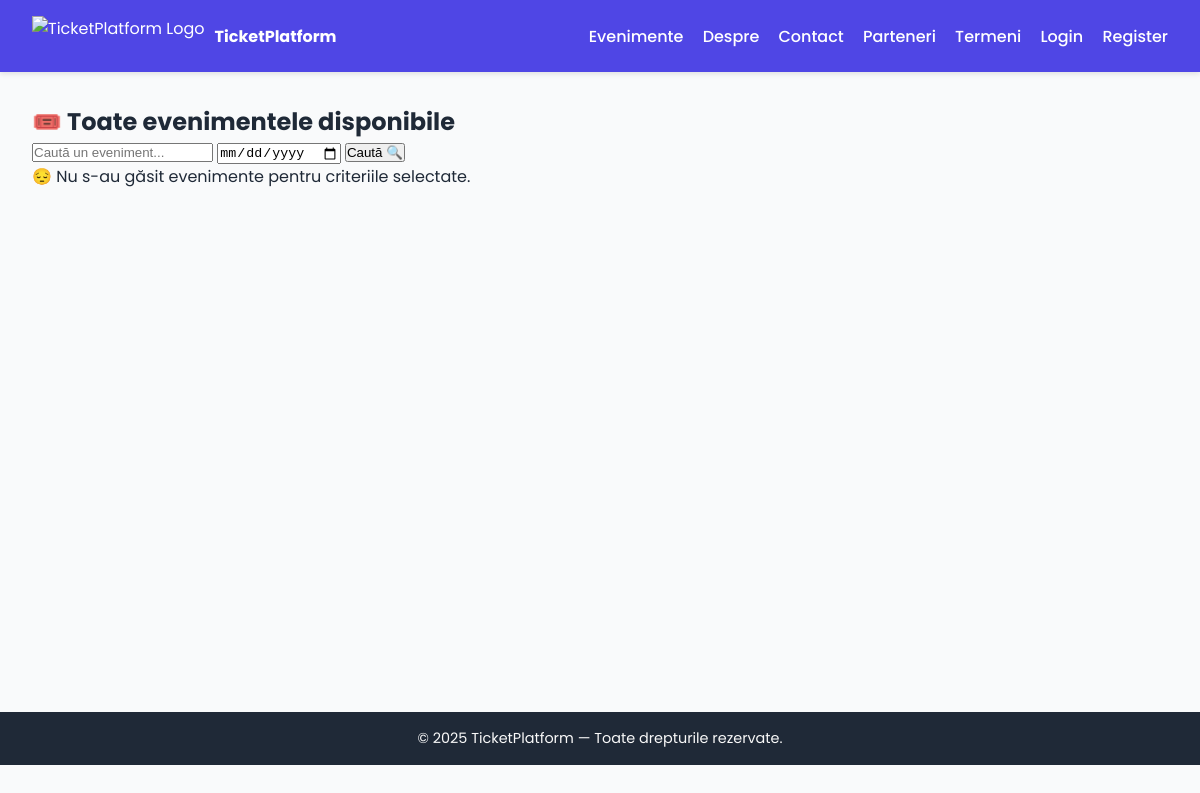
/events/list/, run on an earlier commit of the app's database.
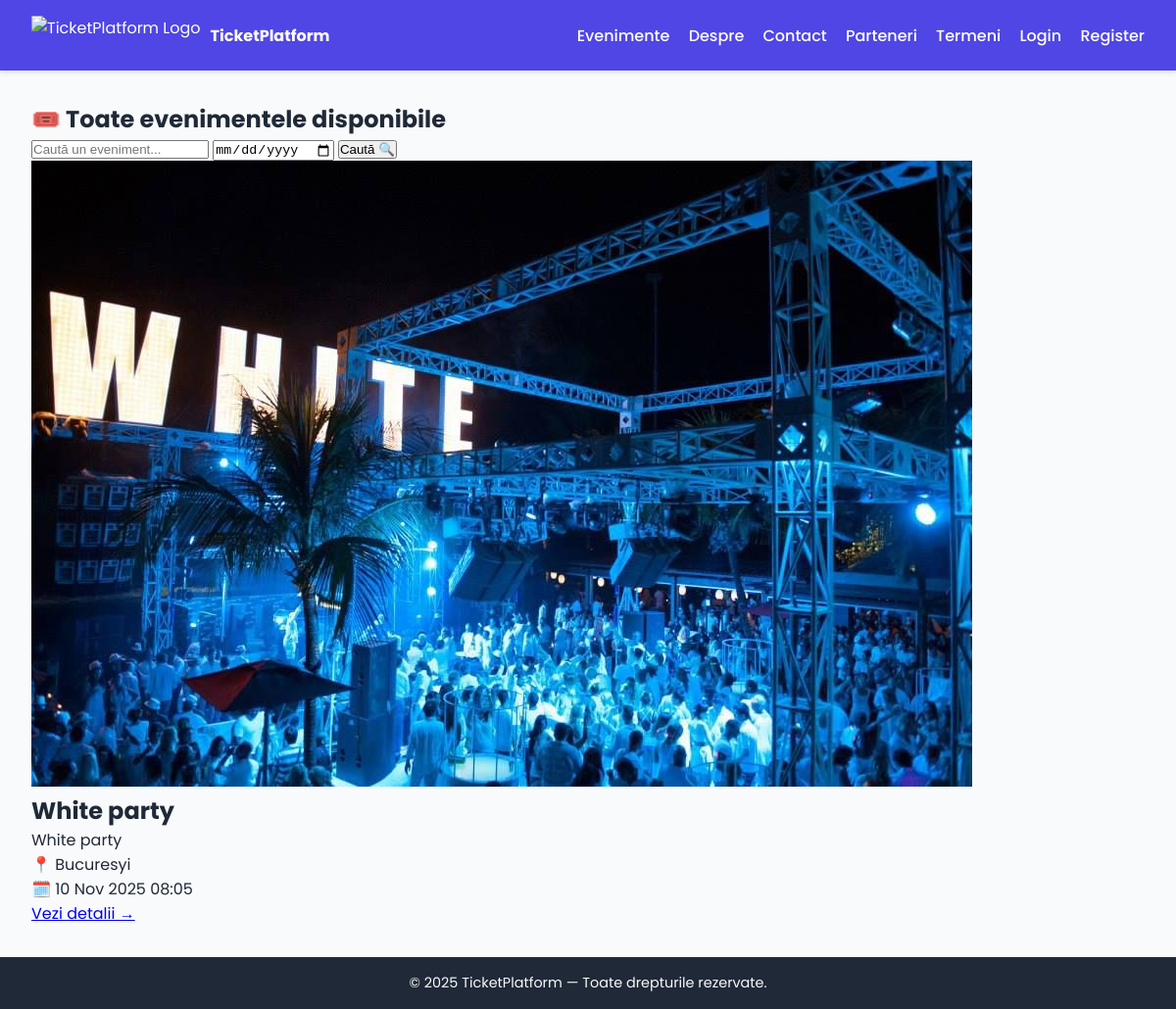
And on a later commit of the database.
### events/models.py (models this page shows, shortened)
class Event(models.Model):
    organizer = models.ForeignKey(
        settings.AUTH_USER_MODEL,
        on_delete=models.CASCADE,
        related_name='organized_events'
    )
    title = models.CharField(max_length=200)
    description = models.TextField()
    location = models.CharField(max_length=255)
    start_date = models.DateTimeField()
    end_date = models.DateTimeField()
    image = models.ImageField(upload_to='events/', blank=True, null=True)
    created_at = models.DateTimeField(auto_now_add=True)
    theme_color = models.CharField(max_length=20, default="#4f46e5")
    banner_text = models.CharField(max_length=100, blank=True, null=True)
    promo_message = models.TextField(blank=True, null=True)

### events/views.py (the view)
# urls.py: path('list/', views.events_list, name='events_list'),
def events_list(request):
    query = request.GET.get('q', '')
    date = request.GET.get('date', '')
    events = Event.objects.all()
    if query:
        events = events.filter(Q(title__icontains=query) | Q(location__icontains=query))
    if date:
        events = events.filter(start_date__date=date)
    events = events.order_by('start_date')
    return render(request, 'events/events_list.html', {
        'events': events,
        'query': query,
        'date': date
    })

### events/templates/events/events_list.html (shortened to what this page needs)
{% extends 'base.html' %}
{% block content %}
<section class="bg-gray-50 py-12 px-6 min-h-screen">
  <div class="max-w-6xl mx-auto">
    <h1 class="text-3xl font-bold text-indigo-700 mb-10 text-center">
      🎟️ Toate evenimentele disponibile
    </h1>
    <form method="get"
          class="flex flex-col md:flex-row items-center justify-center gap-4 mb-10">
      <input type="text"
             name="q"
             placeholder="Caută un eveniment..."
             value="{{ query }}"
             class="border border-gray-300 rounded-lg px-4 py-2 w-full md:w-1/3 focus:ring-2 focus:ring-indigo-500 focus:outline-none">
      <input type="date"
             name="date"
             value="{{ date }}"
             class="border border-gray-300 rounded-lg px-4 py-2 focus:ring-2 focus:ring-indigo-500 focus:outline-none">
      <button type="submit"
              class="bg-indigo-600 text-white px-6 py-2 rounded-lg font-semibold hover:bg-indigo-700 transition">
        Caută 🔍
      </button>
    </form>
    <div class="grid grid-cols-1 sm:grid-cols-2 lg:grid-cols-3 gap-8">
      {% for event in events %}
        <div class="bg-white rounded-2xl shadow-lg overflow-hidden hover:shadow-2xl transition transform hover:-translate-y-1 duration-300">
          {% if event.image %}
            <img src="{{ event.image.url }}" alt="{{ event.title }}" class="h-48 w-full object-cover">
          {% else %}
            <img src="https://via.placeholder.com/400x200?text=Fără+Imagine"
                 alt="Fără imagine"
                 class="h-48 w-full object-cover">
          {% endif %}
          <div class="p-6 flex flex-col justify-between h-full">
            <div>
              <h2 class="text-xl font-bold text-indigo-700 mb-2 line-clamp-2">{{ event.title }}</h2>
              <p class="text-gray-600 text-sm mb-3 line-clamp-3">{{ event.description|truncatewords:25 }}</p>
              <div class="text-sm text-gray-500 mb-4">
                📍 {{ event.location }}<br>
                🗓️ {{ event.start_date|date:"d M Y H:i" }}
              </div>
            </div>
            <div class="mt-auto text-center">
              <a href="{% url 'event_detail' event.pk %}"
                 class="inline-block bg-indigo-600 text-white px-5 py-2 rounded-lg font-semibold hover:bg-indigo-700 transition">
                Vezi detalii →
              </a>
            </div>
          </div>
        </div>
      {% empty %}
        <p class="col-span-3 text-center text-gray-500 text-lg py-10">
          😔 Nu s-au găsit evenimente pentru criteriile selectate.
        </p>
      {% endfor %}
    </div>
  </div>
</section>
{% endblock %}

### templates/base.html (shortened to what this page needs)
<!DOCTYPE html>
{% load static %}
<html lang="ro">
<head>
    <link rel="stylesheet" href="https://cdnjs.cloudflare.com/ajax/libs/font-awesome/6.5.0/css/all.min.css">
</head>
<body>
<header>
    <div class="logo">
        <a href="/" style="display: flex; align-items: center; gap: 10px; color: white; text-decoration: none;">
            <img src="{% static 'events/img/logo.png' %}" alt="TicketPlatform Logo">
            <strong>TicketPlatform</strong>
        </a>
    </div>
    <nav id="navbar">
        <ul class="desktop">
            <li><a href="{% url 'events_list' %}">Evenimente</a></li>
            <li><a href="{% url 'about' %}">Despre</a></li>
            <li><a href="{% url 'contact' %}">Contact</a></li>
            <li><a href="{% url 'partners' %}">Parteneri</a></li>
            <li><a href="{% url 'terms' %}">Termeni</a></li>
            {% if user.is_authenticated %}
                {% if user.is_organizer %}
                    <li><a href="{% url 'my_events' %}">📋 Evenimentele mele</a></li>
                    <li><a href="{% url 'create_event' %}">➕ Creează Eveniment</a></li>
                {% elif user.is_participant %}
                    <li><a href="{% url 'my_tickets' %}">🎟️ Biletele mele</a></li>
                    <li><a href="{% url 'my_reservations' %}">📅 Rezervările mele</a></li>
                {% endif %}
                <li class="dropdown">
                    <a href="#"><i class="fa fa-user"></i> {{ user.username }}</a>
                    <div class="dropdown-content">
                        <a href="{% url 'profile' %}"><i class="fa fa-id-badge"></i> Profil</a>
                        <a href="{% url 'logout' %}"><i class="fa fa-right-from-bracket"></i> Logout</a>
                    </div>
                </li>
            {% else %}
                <li><a href="{% url 'login' %}">Login</a></li>
                <li><a href="{% url 'register' %}">Register</a></li>
            {% endif %}
        </ul>
    </nav>
</header>
<main>
    {% block content %}{% endblock %}
</main>
<footer>
    <p>&copy; 2025 TicketPlatform — Toate drepturile rezervate.</p>
</footer>
</body>
</html>

### templates/base.html (style rules this page uses)
:root { --primary: #4f46e5; --secondary: #6366f1; --bg-light: #f9fafb; --bg-dark: #111827; --text-dark: #1f2937; --text-light: #f9f9f9; }
* { margin: 0; padding: 0; box-sizing: border-box; }
body { font-family: 'Poppins', sans-serif; background: var(--bg-light); color: var(--text-dark); transition: background 0.3s, color 0.3s; }
header { background: var(--primary); color: white; padding: 1rem 2rem; display: flex; justify-content: space-between; align-items: center; position: sticky; top: 0; z-index: 50; box-shadow: 0 2px 5px rgba(0,0,0,0.1); }
.logo img { height: 40px; }
nav ul { display: flex; list-style: none; gap: 1.2rem; align-items: center; }
nav a { color: white; text-decoration: none; font-weight: 500; transition: opacity 0.2s; }
main { padding: 2rem; min-height: 80vh; }
footer { background: #1f2937; color: var(--text-light); text-align: center; padding: 1rem; font-size: 0.9rem; }

What changed in the data, as far as the page shows it:
added Event: image (picture), title "White party", description "White party", location "Bucuresyi", start_date "10 Nov 2025 08:05"
Also different on the page:
text no longer shown: "😔 Nu s-au găsit evenimente pentru criteriile selectate."
